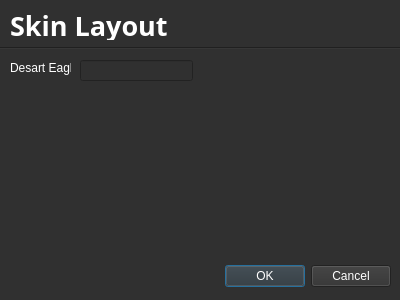
<?xml version="1.0" encoding="UTF-8"?>
<ui version="4.0">
 <class>Dialog</class>
 <widget class="QDialog" name="Dialog">
  <property name="geometry">
   <rect>
    <x>0</x>
    <y>0</y>
    <width>400</width>
    <height>300</height>
   </rect>
  </property>
  <property name="windowTitle">
   <string>Dialog</string>
  </property>
  <property name="styleSheet">
   <string notr="true">background-color: rgb(48, 48, 48);
color: rgb(255, 255, 255);
QCheckBox:rgb(255, 255, 255);</string>
  </property>
  <widget class="QDialogButtonBox" name="buttonBox">
   <property name="geometry">
    <rect>
     <x>50</x>
     <y>260</y>
     <width>341</width>
     <height>32</height>
    </rect>
   </property>
   <property name="orientation">
    <enum>Qt::Horizontal</enum>
   </property>
   <property name="standardButtons">
    <set>QDialogButtonBox::Cancel|QDialogButtonBox::Ok</set>
   </property>
  </widget>
  <widget class="QLabel" name="label">
   <property name="geometry">
    <rect>
     <x>10</x>
     <y>10</y>
     <width>181</width>
     <height>31</height>
    </rect>
   </property>
   <property name="font">
    <font>
     <family>Microsoft PhagsPa</family>
     <pointsize>20</pointsize>
     <weight>75</weight>
     <bold>true</bold>
    </font>
   </property>
   <property name="text">
    <string>Skin Layout</string>
   </property>
  </widget>
  <widget class="Line" name="line">
   <property name="geometry">
    <rect>
     <x>0</x>
     <y>40</y>
     <width>401</width>
     <height>16</height>
    </rect>
   </property>
   <property name="orientation">
    <enum>Qt::Horizontal</enum>
   </property>
  </widget>
  <widget class="QLineEdit" name="lineEdit">
   <property name="geometry">
    <rect>
     <x>80</x>
     <y>60</y>
     <width>113</width>
     <height>21</height>
    </rect>
   </property>
  </widget>
  <widget class="QLabel" name="label_2">
   <property name="geometry">
    <rect>
     <x>10</x>
     <y>60</y>
     <width>61</width>
     <height>16</height>
    </rect>
   </property>
   <property name="text">
    <string>Desart Eagle</string>
   </property>
  </widget>
 </widget>
 <resources/>
 <connections>
  <connection>
   <sender>buttonBox</sender>
   <signal>accepted()</signal>
   <receiver>Dialog</receiver>
   <slot>accept()</slot>
   <hints>
    <hint type="sourcelabel">
     <x>248</x>
     <y>254</y>
    </hint>
    <hint type="destinationlabel">
     <x>157</x>
     <y>274</y>
    </hint>
   </hints>
  </connection>
  <connection>
   <sender>buttonBox</sender>
   <signal>rejected()</signal>
   <receiver>Dialog</receiver>
   <slot>reject()</slot>
   <hints>
    <hint type="sourcelabel">
     <x>316</x>
     <y>260</y>
    </hint>
    <hint type="destinationlabel">
     <x>286</x>
     <y>274</y>
    </hint>
   </hints>
  </connection>
 </connections>
</ui>
